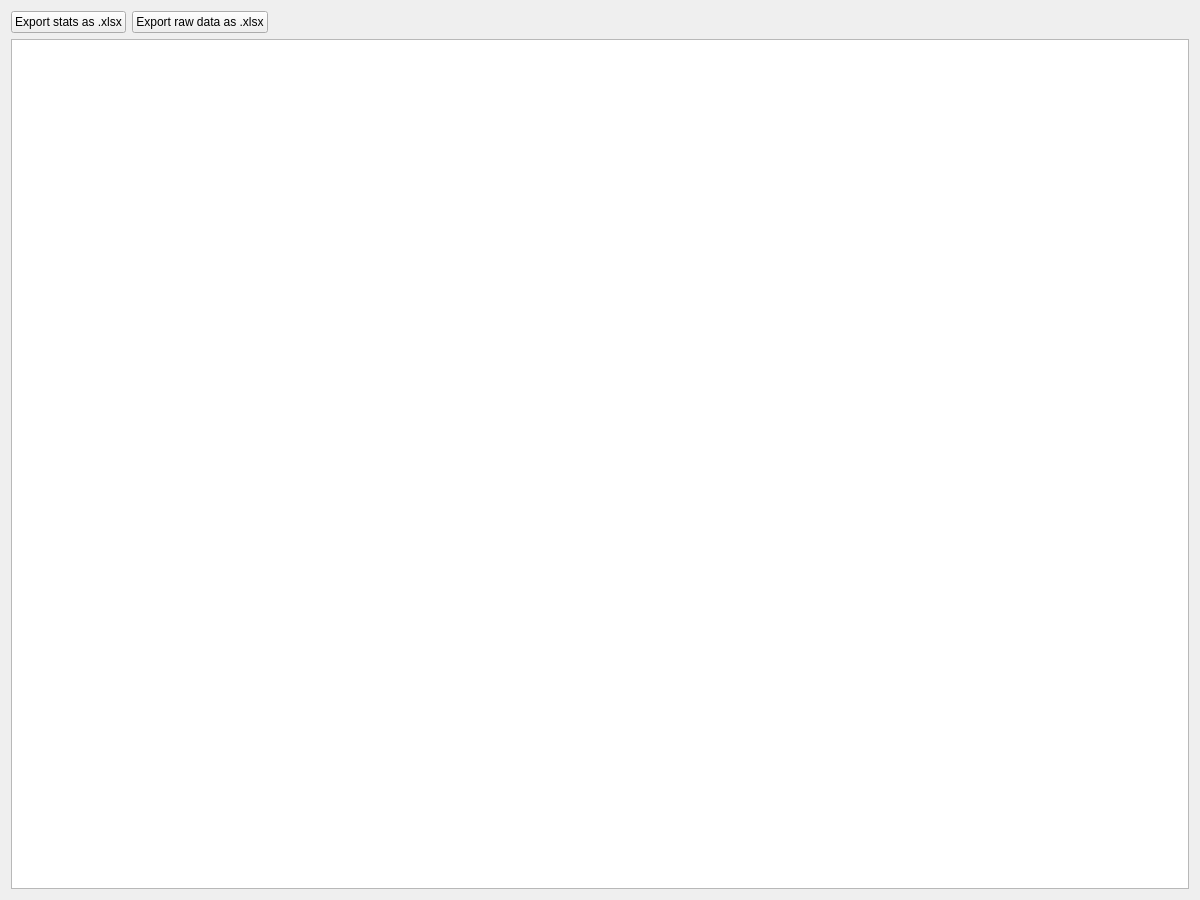
<?xml version="1.0" encoding="UTF-8"?>
<ui version="4.0">
 <class>Form</class>
 <widget class="QWidget" name="Form">
  <property name="geometry">
   <rect>
    <x>0</x>
    <y>0</y>
    <width>1200</width>
    <height>900</height>
   </rect>
  </property>
  <property name="windowTitle">
   <string>Stats window</string>
  </property>
  <layout class="QVBoxLayout" name="verticalLayout">
   <item>
    <layout class="QHBoxLayout" name="horizontalLayout">
     <item>
      <widget class="QPushButton" name="pushButton">
       <property name="text">
        <string>Export stats as .xlsx</string>
       </property>
      </widget>
     </item>
     <item>
      <widget class="QPushButton" name="pushButton_2">
       <property name="text">
        <string>Export raw data as .xlsx</string>
       </property>
      </widget>
     </item>
     <item>
      <spacer name="horizontalSpacer">
       <property name="orientation">
        <enum>Qt::Horizontal</enum>
       </property>
       <property name="sizeHint" stdset="0">
        <size>
         <width>40</width>
         <height>20</height>
        </size>
       </property>
      </spacer>
     </item>
    </layout>
   </item>
   <item>
    <widget class="QTableWidget" name="tableWidget">
     <property name="editTriggers">
      <set>QAbstractItemView::NoEditTriggers</set>
     </property>
    </widget>
   </item>
  </layout>
 </widget>
 <resources/>
 <connections/>
</ui>
